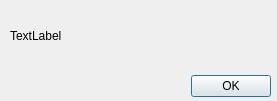
<?xml version="1.0" encoding="UTF-8"?>
<ui version="4.0">
 <class>Error</class>
 <widget class="QDialog" name="Error">
  <property name="geometry">
   <rect>
    <x>0</x>
    <y>0</y>
    <width>277</width>
    <height>101</height>
   </rect>
  </property>
  <property name="windowTitle">
   <string>Dialog</string>
  </property>
  <widget class="QDialogButtonBox" name="buttonBox">
   <property name="geometry">
    <rect>
     <x>-70</x>
     <y>70</y>
     <width>341</width>
     <height>32</height>
    </rect>
   </property>
   <property name="orientation">
    <enum>Qt::Horizontal</enum>
   </property>
   <property name="standardButtons">
    <set>QDialogButtonBox::Ok</set>
   </property>
  </widget>
  <widget class="QWidget" name="horizontalLayoutWidget">
   <property name="geometry">
    <rect>
     <x>10</x>
     <y>10</y>
     <width>261</width>
     <height>51</height>
    </rect>
   </property>
   <layout class="QHBoxLayout" name="horizontalLayout">
    <item>
     <widget class="QLabel" name="message">
      <property name="text">
       <string>TextLabel</string>
      </property>
     </widget>
    </item>
   </layout>
  </widget>
 </widget>
 <resources/>
 <connections>
  <connection>
   <sender>buttonBox</sender>
   <signal>accepted()</signal>
   <receiver>Error</receiver>
   <slot>accept()</slot>
   <hints>
    <hint type="sourcelabel">
     <x>248</x>
     <y>254</y>
    </hint>
    <hint type="destinationlabel">
     <x>157</x>
     <y>274</y>
    </hint>
   </hints>
  </connection>
  <connection>
   <sender>buttonBox</sender>
   <signal>rejected()</signal>
   <receiver>Error</receiver>
   <slot>reject()</slot>
   <hints>
    <hint type="sourcelabel">
     <x>316</x>
     <y>260</y>
    </hint>
    <hint type="destinationlabel">
     <x>286</x>
     <y>274</y>
    </hint>
   </hints>
  </connection>
 </connections>
</ui>
